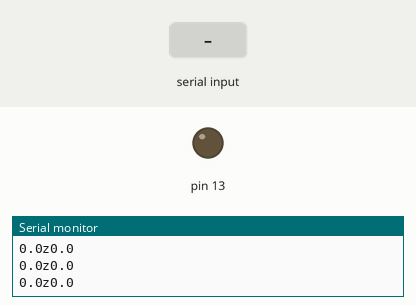
Simulated run of this sketch. Board: Arduino Uno, built with avr-gcc and run on an emulated ATmega328P. On the bench: output pins drawn as LEDs (lit = HIGH), the last lines printed to the serial monitor. The inputs (shaded band) are chosen by the test bench.

Above: at 1.2 s.
1.3 s: byte 251 (251) received over Serial
At 2.0 s:
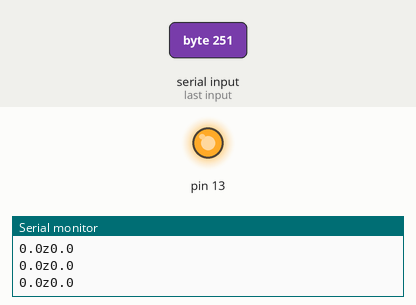
Timing chart, 0 to 4.3 s (numbered marks = the images above; inputs shaded):
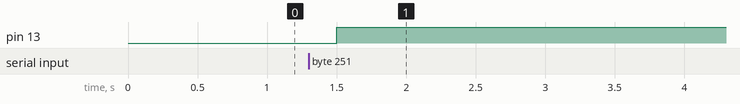

The sketch:

teste_automatizado_marshall.ino
```cpp
/*
    Este é um codigo para o microcontrolador arduino que visa simular valores de entrada (força e deslocamento) nos pontos criticos que a norma NBR 9895
  descreve. Os valores são enviados por comunicão serial.
    A variavel Estado que é recebida por comunicação serial controla o ensaio por meio do byte 252 que indica que o ensaio esta em andamento qualquer outro
valor indica que o ensaio esta encerrado.
  */
int Estado;

void setup() {
  Serial.begin(256000);       //DEFINE INICIO E 'VELOCIDADE' DA COMUNICAÇÃO SERIAL
  pinMode(13,OUTPUT);
}

void loop() {

  if (Serial.available() > 0) {                  //verifica se a dados sendo recebidos por meio da comunicação serial
    Estado = Serial.read();                     // se estiver recebendo os dados os atribui à variavel Estado
  }

  if (Estado==251){
    digitalWrite(13,1);
    Serial.println("0.0z0.0");
    delay(800);
    Serial.println("660.0z1.27");
    delay(800);
    Serial.println("1120.0z2.54");
    delay(800);
    Serial.println("1420z3.81");
    delay(800);
    Serial.println("1620.37z5.80");
    delay(800);
    Serial.println("1790.890z6.35");
    delay(800);
    Serial.println("3000.52z8.89");
    delay(800);
    Serial.println("2800.21z10.43");
    delay(800);
    Serial.println("2194.67z12.05");
    delay(800);
    Serial.println("2000.35z14.37");
    delay(800);
    Serial.println("1910.0z14.50");
    delay(800);
    Serial.println("1800.09z15.02");
    delay(800);
  }
  else{
    digitalWrite(13,0);
    Serial.println("0.0z0.0");
    delay(300);
    }
}
```

Measured:
- after the input at 1.3 s, pin 13: LOW → HIGH after 0.20 s
